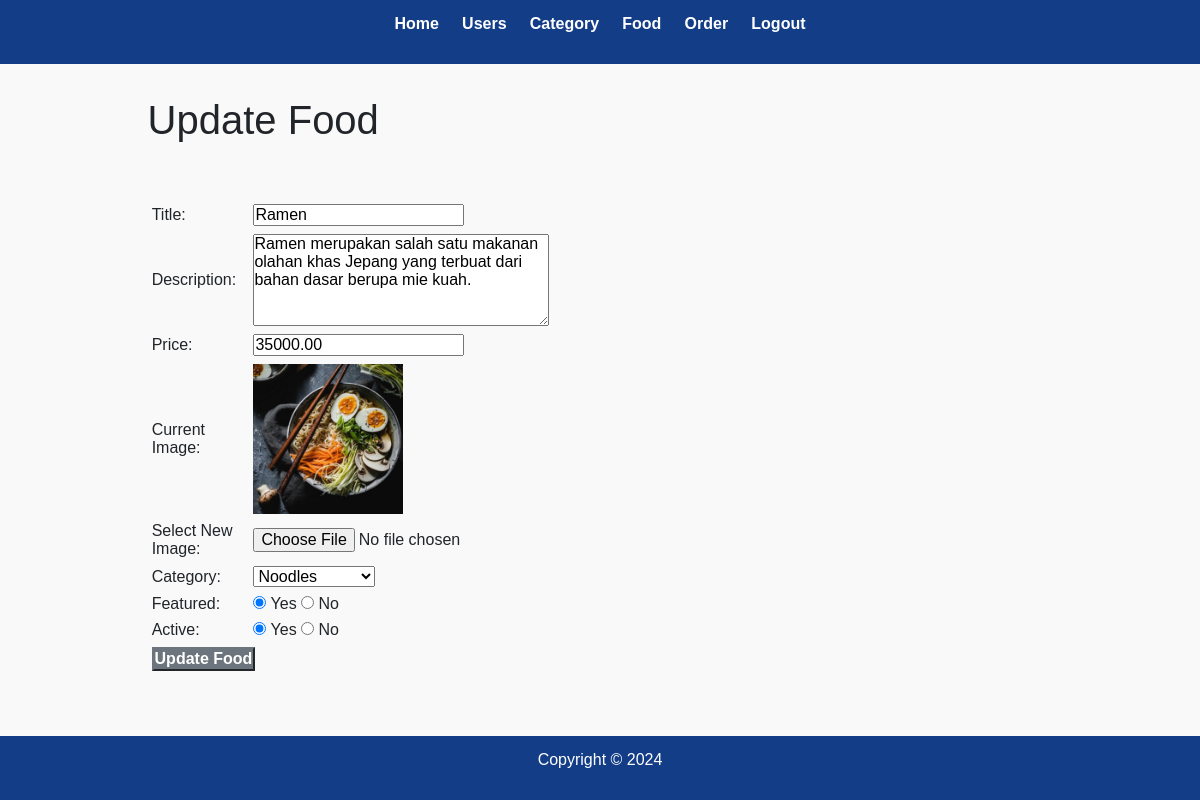
Page /admin/update-food.php?id=37 (signed in) on the committed database.
### tables this page shows
CREATE TABLE `tbl_food` (
  `id` int(10) UNSIGNED NOT NULL,
  `title` varchar(100) NOT NULL,
  `description` text NOT NULL,
  `price` decimal(10,2) NOT NULL,
  `image_name` varchar(255) NOT NULL,
  `category_id` int(10) UNSIGNED NOT NULL,
  `featured` varchar(10) NOT NULL,
  `active` varchar(10) NOT NULL
);

CREATE TABLE `tbl_category` (
  `id` int(10) UNSIGNED NOT NULL,
  `title` varchar(100) NOT NULL,
  `image_name` varchar(255) NOT NULL,
  `featured` varchar(10) NOT NULL,
  `active` varchar(10) NOT NULL
);

### admin/update-food.php (the view, shortened to what this page needs)
<?php
include('includes/menu.php');
?>
<?php
    if(isset($_GET['id']))
    {
        $id = $_GET['id'];
        $sql2 = "SELECT * FROM tbl_food WHERE id=$id";
        $res2 = mysqli_query($conn, $sql2);
        $row2 = mysqli_fetch_assoc($res2);
        $title = $row2['title'];
        $description = $row2['description'];
        $price = $row2['price'];
        $current_image = $row2['image_name'];
        $current_category = $row2['category_id'];
        $featured = $row2['featured'];
        $active = $row2['active'];
    }
    else
    {
        header('location:'.SITEURL.'admin/manage-food.php');
    }
?>
<div class="main-content">
    <div class="wrapper">
        <h1>Update Food</h1>
        <br><br>
        <form action="" method="POST" enctype="multipart/form-data">
        <table class="tbl-30">
            <tr>
                <td>Title: </td>
                <td>
                    <input type="text" name="title" value="<?php echo $title; ?>">
                </td>
            </tr>
            <tr>
                <td>Description: </td>
                <td>
                    <textarea name="description" cols="30" rows="5"><?php echo $description; ?></textarea>
                </td>
            </tr>
            <tr>
                <td>Price: </td>
                <td>
                    <input type="number" name="price" value="<?php echo $price; ?>">
                </td>
            </tr>
            <tr>
                <td>Current Image: </td>
                <td>
                    <?php
                        if($current_image == "")
                        {
                            echo "<div class='error'>Image not Available.</div>";
                        }
                        else
                        {
                            ?>
                            <img src="<?php echo SITEURL; ?>images/food/<?php echo $current_image; ?>" width="150px">
                            <?php
                        }
                    ?>
                </td>
            </tr>
            <tr>
                <td>Select New Image: </td>
                <td>
                    <input type="file" name="image">
                </td>
            </tr>
            <tr>
                <td>Category: </td>
                <td>
                    <select name="category">
                        <?php
                            $sql = "SELECT * FROM tbl_category WHERE active='Yes'";
                            $res = mysqli_query($conn, $sql);
                            $count = mysqli_num_rows($res);
                            if($count>0)
                            {
                                while($row=mysqli_fetch_assoc($res))
                                {
                                    $category_title = $row['title'];
                                    $category_id = $row['id'];
                                    ?>
                                    <option <?php if($current_category==$category_id){echo "selected";} ?> value="<?php echo $category_id; ?>"><?php echo $category_title; ?></option>
                                    <?php
                                }
                            }
                            else
                            {
                                echo "<option value='0'>Category Not Available.</option>";
                            }
                        ?>
                    </select>
                </td>
            </tr>
            <tr>
                <td>Featured: </td>
                <td>
                    <input <?php if($featured=="Yes") {echo "checked";} ?> type="radio" name="featured" value="Yes"> Yes
                    <input <?php if($featured=="No") {echo "checked";} ?> type="radio" name="featured" value="No"> No
                </td>
            </tr>
            <tr>
                <td>Active: </td>
                <td>
                    <input <?php if($active=="Yes") {echo "checked";} ?> type="radio" name="active" value="Yes"> Yes
                    <input <?php if($active=="No") {echo "checked";} ?> type="radio" name="active" value="No"> No
                </td>
            </tr>
            <tr>
                <td>
                    <input type="submit" name="submit" value="Update Food" class="btn-secondary">
                </td>
            </tr>
        </table>
        </form>
    </div>
</div>
<?php include('includes/footer.php'); ?>

### css/admin.css (style rules this page uses)
* { margin: 0; padding: 0; font-family: Arial, Helvetica, sans-serif; }
.wrapper { padding: 1%; width: 80%; margin: 0 auto; }
.tbl-30 { width: 30%; }
table tr td { padding: 1%; }
.btn-secondary { background-color: #7bed9f; padding: 1%; color: black; text-decoration: none; font-weight: bold; }
.main-content { background-color: #f1f2f6; padding: 3% 0; }
html, body { height: 100%; margin: 0; display: flex; flex-direction: column; }
.main-content { flex: 1; padding: 20px; box-sizing: border-box; background-color: #f9f9f9; }

### rows in the picture
tbl_food: title "Ramen", description "Ramen merupakan salah satu makanan olahan khas Jepang yang terbuat dari bahan dasar berupa mie kuah.", price "35000.00", image_name (picture), category "Noodles", featured "☑", active "☑"
